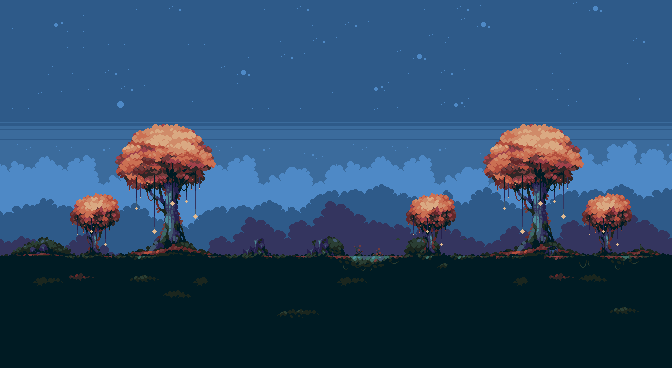

This is a level from a 2D game, rendered from its Tiled map with the project's own tilesets. A one-line summary and the map file follow, with tile-layer data summarised:
An orthogonal 42x23 tile map with 16x16 px tiles, 5 tile layers (Back0, back1, Back2, Tile0, ...), 4 tilesets and 1 object (PlayerSpawn).

<map version="1.10" tiledversion="1.10.2" orientation="orthogonal" renderorder="right-down" width="42" height="23" tilewidth="16" tileheight="16" infinite="0" nextlayerid="11" nextobjectid="4">
 <tileset firstgid="1" source="back0.tsx" />
 <tileset firstgid="199" source="map.tsx" />
 <tileset firstgid="397" source="back1.tsx" />
 <tileset firstgid="595" source="back2.tsx" />
 <layer id="1" name="Back0" width="42" height="23">
  <data>[966 cells, 966 non-empty, 175 distinct tile ids]</data>
 </layer>
 <layer id="6" name="back1" width="42" height="23">
  <data>[966 cells, 587 non-empty, 112 distinct tile ids]</data>
 </layer>
 <layer id="7" name="Back2" width="42" height="23" offsetx="0" offsety="16">
  <data>[966 cells, 548 non-empty, 115 distinct tile ids]</data>
 </layer>
 <layer id="5" name="Tile0" width="42" height="23" offsetx="0" offsety="16">
  <data>[966 cells, 542 non-empty, 137 distinct tile ids]</data>
 </layer>
 <layer id="8" name="Tile1" width="42" height="23" offsetx="0" offsety="16">
  <data>[966 cells, 75 non-empty, 29 distinct tile ids]</data>
 </layer>
 <objectgroup id="10" name="SpawnPoints">
  <object id="3" name="PlayerSpawn" type="PlayerSpawn" x="192" y="224" width="32" height="32" />
 </objectgroup>
</map>
